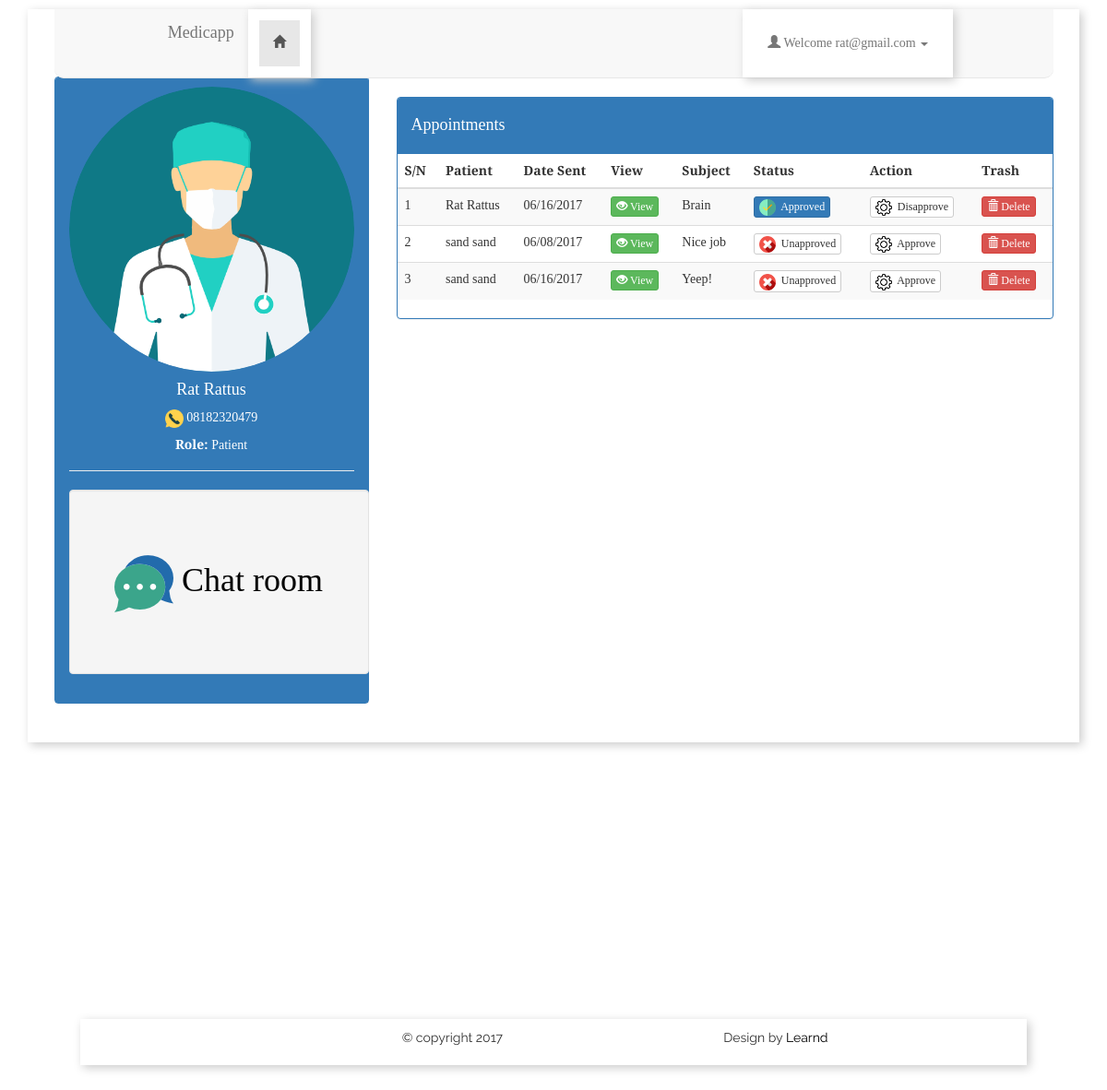
Page /doctor/appointment.php (signed in) on the committed database.
### tables this page shows
CREATE TABLE `user` (
  `id` int(11) NOT NULL,
  `first_name` text NOT NULL,
  `last_name` text NOT NULL,
  `Location` text NOT NULL,
  `role` text NOT NULL,
  `medical_id` varchar(1000) NOT NULL,
  `phone` varchar(100) NOT NULL,
  `email` text NOT NULL,
  `password` text NOT NULL,
  `alert` varchar(1000) NOT NULL
);

CREATE TABLE `appointments` (
  `appointment_id` int(11) NOT NULL,
  `user_id` int(11) NOT NULL,
  `status` text NOT NULL,
  `appointment` text NOT NULL,
  `appointment_date` varchar(200) NOT NULL,
  `date_sent` timestamp NOT NULL DEFAULT CURRENT_TIMESTAMP ON UPDATE CURRENT_TIMESTAMP,
  `reply` varchar(1000) NOT NULL
);

### doctor/appointment.php (the view, shortened to what this page needs)
<?php
$username = $_SESSION['username'];
  $select_from_db = "SELECT * FROM user where email = '$_SESSION[username]'";
   $sql_query = mysqli_query($connected , $select_from_db);
  while ($rows = mysqli_fetch_array($sql_query)) {
     $last_name = $rows['last_name'];
     $first_name = $rows['first_name'];
     $phone = $rows['phone'];
     $name = $first_name .'  '. $last_name;
}
if (isset($_SESSION['username']) && isset($_SESSION['role']) && isset($_SESSION['user_id'])) {
  $username = $_SESSION['username'];
}else{
  header('Location: ../login.php');
}
?>
<?php include "doctor_sidebar.php";  ?>
<section >
 <div class="col-lg-8"  id="divz">
   <div class="panel panel-primary">
     <div class="panel-heading">
       <h4>Appointments</h4>
     </div>
     <div class="body">
       <table class=" table table-striped">
      <thead>
       <tr>
         <th>S/N</th>
         <th>Patient</th>
         <th>Date Sent</th>
          <th>View</th>
          <th>Subject</th>
         <th>Status</th>
         <th>Action</th>
         <th>Trash</th>
       </tr>
      </thead>
      <tbody>
       <?php
          $fetch_appoitments = "SELECT * FROM appointments, user WHERE appointments.user_id = user.id ORDER BY appointments.appointment_id";
          $sql_query = mysqli_query($connected , $fetch_appoitments);
          $serial_no_listing = 1;
           while ($rows = mysqli_fetch_array($sql_query)) {
            $appointment = substr($rows['appointment'], 0,20);
            $patient = $rows['first_name'];
            $date = $rows['appointment_date'];
            $status = $rows['status'];
            $last_name = $rows['last_name'];
            $patient = $patient . '  '.$last_name;
            echo '
              <tr>
               <td>'.$serial_no_listing.'</td>
                <td>'.$patient.'</td>
                <td>'. $date .'</td>
                <td><a href="view_appointment.php?appointment_id='.$rows['appointment_id'].'" class="btn btn-success btn-xs"><span class="glyphicon glyphicon-eye-open"></span> View</a></td>
                <td>'.$appointment.'</td>
                <td>'.($status == 'Approve' ? '<a href="appointment.php?new_status=Approved&id='.$rows['id'].'" class="btn btn-default btn-xs"><span><img src="../img/cancel.png" width="18px">&nbsp; Unapproved</span></a>' :  '<a href="appointment.php?new_status=Approve&id='.$rows['id'].'" class="btn btn-primary btn-xs"><span><img src="../img/maps-and-flags.png" width="18px">&nbsp; Approved</span></a>'  ).'</td>
                <td>'.($status == 'Approve' ? '<a href="appointment.php?new_status=Approved&id='.$rows['id'].'" class="btn btn-default btn-xs"><span><img src="../img/settings.png" width="18px">&nbsp; Approve</span></a>' :  '<a href="appointment.php?new_status=Approve&id='.$rows['id'].'" class="btn btn-default btn-xs"><span><img src="../img/settings.png" width="18px">&nbsp; Disapprove</span></a>'  ).'</td>
                <td><a href="appointment.php?del_id='.$rows['id'].'" class="btn btn-danger btn-xs"><span class="glyphicon glyphicon-trash"></span>&nbsp;Delete</a></td>
              </tr>
            ';
            $serial_no_listing++;
           }
       ?>
      </tbody>
    </table>
     </div>
   </div>
  </div>
  <div class="clearfix"></div>
</section>
</div>
</article>
</div>
<div style="height: 300px;"></div>
  <footer class="nav ">
    <section class="">
      <div class="row">
        <div class="col-md-4"></div>
        <div class="col-md-4">&copy copyright 2017</div>
        <div class="col-md-4">
          Design by  <a href=""> Learnd</a>
        </div>
      </div>
    </section>
  </footer>
</body>
</html>

### doctor/doctor_sidebar.php (shortened to what this page needs)
<!DOCTYPE html>
<html>
<head>
   <link rel="stylesheet" type="text/css" href="../css/bootstrap.min.css">
  <link rel="stylesheet" type="text/css" href="../css/style.css">
</head>
<body class="">
<div style="height: 50px;"></div>
<div id="overallcontent" style="">
 <header >
  <nav class="navbar navbar-default navbar-static-top" style="border-radius: 0 0 10px 10px;">
  <div class="container-fluid"  id="nav_header">
    <div class="navbar-header">
      <a class="navbar-brand" href="#" style="">Medicapp</a>
    </div>
    <div class="collapse navbar-collapse" id="bs-example-navbar-collapse-1">
      <ul class="nav navbar-nav">
       <li class="active">
         <a href="doctor_dashboard.php" ><span class="glyphicon glyphicon-home"></span></a>
        </li>
      </ul>
      <ul class="nav navbar-nav navbar-right">
       <li class="dropdown">
              <a href="#" class="dropdown-toggle" data-toggle="dropdown" style=""><span class="glyphicon glyphicon-user"></span>  Welcome <?php echo $username; ?> <b class="caret" style=""></b></a>
        </li>
      </ul>
    </div>
  </div>
</nav>
</header>
<article>
 <div class="row">
  <div class="col-lg-4 text-center"  id="" style="color: white;transform: translateY(-22px); border-radius: 0">
    <div class="panel panel-primary" style="" >
      <div class="panel-heading">
       <img src="../img/surgeon (1).png" class="img-circle"  width="100%" height=""><br>
        <h4><?php echo  $name ;   ?></h4>
        <img src="../img/mobile-phone.png" width="20px"> <?php  echo $phone;  ?><br>
        <h5><strong>Role: </strong> <?php echo $_SESSION['role']; ?> </h5>
             <hr class="page-heading">
        <a href="chat_room.php">
         <div class="well" id="chat_room"><h1 style="margin-top: 50px"><span id="chat"><img src="../img/chat.png"> <span >Chat room</span>  </h1></div></span>
        </a>
       </div>
  </div>
  </div>

### css/style.css (style rules this page uses)
body { font-family: 'Open Sans', sans-serif; margin: 0 auto; width: 80%; background-attachment: fixed; background-size: cover; }
#overallcontent { box-shadow: 3px 3px 10px#cbcbcb ; padding-top: 100px: }
article { margin: 0 auto; width: 80%; }
.navbar { border-radius: 0; }
header { width: 80%; margin: 0 auto; }
#nav_header { margin: 0 auto; width: 80%; }
footer { height: 50px; padding: 10px; box-shadow: 3px 3px 10px#cbcbcb ; margin: 0 auto; width: 90%; font-family: 'Raleway', sans-serif; }
footer a { color: black; }

### doctor/doctor_sidebar.php (style rules this page uses)
header { width: 95%; margin: 0 auto; }
ul { background-color: white; cursor: pointer; box-shadow: 3px 3px 10px#cbcbcb ; }
li { padding:12px; }
body { width: 95%; font-family: 'Josefin Slab', serif; margin: 0 auto; width: 95%; transform: translateY(-40px); }
article { margin: 0 auto; width: 95%; }
#chat_room { width: 325px; height: 200px; color: black; }
#chat { margin-top: 100px; transform: translateY(50px); }

### rows in the picture
user: name "Rat Rattus", phone "08182320479"
appointments: user.last_name "Rat Rattus", appointment_date "06/16/2017", appointment "Brain"
appointments: user.last_name "sand sand", appointment_date "06/08/2017", appointment "Nice job"
appointments: user.last_name "sand sand", appointment_date "06/16/2017", appointment "Yeep!"

### other values in the picture
$username "rat@gmail.com"
$_SESSION['role'] "Patient"
